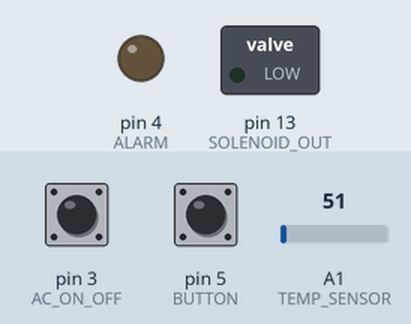
A sketch run on a simulated Arduino Uno, built with avr-gcc and run on an emulated ATmega328P. Shown: switched loads named in the sketch (green lamp = pin HIGH), output pins drawn as LEDs (lit = HIGH). The test bench sets the inputs (shaded band); at power-on: pin 5 (BUTTON) HIGH, pin 3 (AC_ON_OFF) HIGH, A1 (TEMP_SENSOR) = 51.

Above: at 1.2 s.
1.3 s: pin 5 (BUTTON) pulled LOW for 1 s
At 1.54 s:
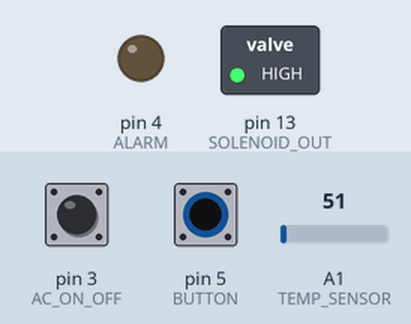
4.3 s: pin 5 (BUTTON) pulled LOW for 3.2 s
At 7.9 s:
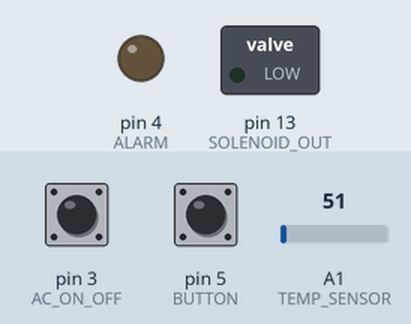
9.0 s: pin 3 (AC_ON_OFF) pulled LOW for 3.2 s
At 29.6 s:
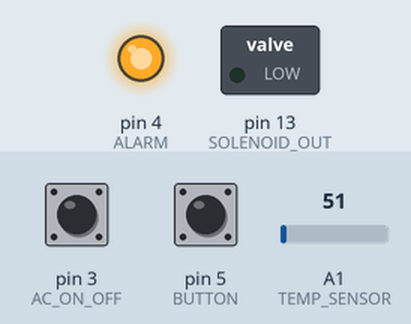
Timing chart, 0 to 30.5 s (numbered marks = the images above; inputs shaded):
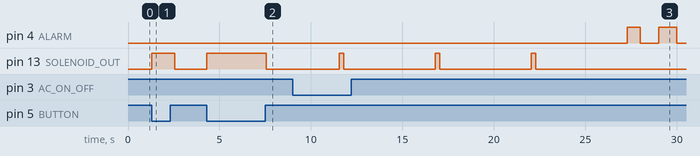

The sketch:

johnAcControlProgram.ino
```cpp
/*
 * Sketch to regulate John Baker's attic AC unit
 * REAL ONE
 * Version 1.0.0
 */

 // CONFIGURATION VARIABLES
 #define MILLIS_NEXT_COOL_CHECK 2000 // Amount of time to wait to determine if cool input has changed
 #define MILLIS_NEXT_TEMP_READ 5000 // Amount of time to wait after solenoid has been activated before next temp check
 #define MILLIS_RUN_UNIT 250  // Amount of time to activate the solenoid
 #define PULSE_ALARM_EVERY_SECOND 2 // Seconds in pulse of alarm
 #define TEMP_MARGIN_IGNORE 50  // + or - temp difference to ignore for error correction
 #define MAX_NUM_TRIES 3  // Number of tries before failure

 // PIN SETTINGS ON BOARD
 #define TEMP_SENSOR 15 // Analog 1.  Normal pin is 1(A)
 #define SOLENOID_OUT 13  // Normal pin is 1 digital
 #define ALARM 4  // HIGH = alarm sound
 #define AC_ON_OFF 3  // With pullup.  LOW = AC on, HIGH = AC off
 #define BUTTON 5  // With pullup.  Normal pin is 0.


bool isAcOn = false;
int tries = 0;
bool isCallCool = false;
long nextTestTime = 0;
long nextTempStep = 0;
long nextTempReading = 0;
long manualOverrideStopTime = 0;

bool coolInputIsLow = true;
bool inTempCorrectionLoop = false;
bool isAlarmOn = false;

int tempOne = 0;
int tempTwo = 0;

void setup() {
  // put your setup code here, to run once:
  pinMode(BUTTON, INPUT_PULLUP);
  pinMode(AC_ON_OFF, INPUT_PULLUP);  // Low = AC on, High = AC off

  pinMode(SOLENOID_OUT, OUTPUT);
  pinMode(ALARM, OUTPUT);      // High = Alarm sounds

  digitalWrite(ALARM, LOW);

  // Set up serial port for output at 9600 bps - serial commands commented out because normal trinket does not support
  //Serial.begin(9600);
}

void ResetParameters() {
  nextTestTime = 0;
  inTempCorrectionLoop = false;
  tempOne = 0;
  tempTwo = 0;
  tries = 0;
  nextTempStep = 0;
  nextTempReading = 0;
  isAlarmOn = false;
}

void TemperatureCorrectionLoop(long currentMillis) {
  // We need to start the next cycle
  if (nextTempStep == 0) {
    //Serial.println(String(currentMillis) + " - Starting next cyle (2)");
    nextTempStep = currentMillis + MILLIS_RUN_UNIT;
    nextTempReading = nextTempStep + MILLIS_NEXT_TEMP_READ;

    digitalWrite(SOLENOID_OUT, HIGH);
  } else {
    // Have we completed the wait to collect the second temperature
    if (currentMillis >= nextTempReading) {
      // Done with the cycle, so see what happened
      ++tries;
      //Serial.println(String(currentMillis) + " - Tries = " + String(tries));

      tempTwo = analogRead(TEMP_SENSOR);
      //Serial.println(String(currentMillis) + " - Ready to read temp. IsCallCool: " + String(isCallCool) + " Temp1: " + String(tempOne) + " Temp2: " + String(tempTwo));

      // Evaluate for success
      if ((isCallCool == true && ((tempTwo + TEMP_MARGIN_IGNORE) < tempOne)) || (isCallCool == false && ((tempTwo - TEMP_MARGIN_IGNORE) > tempOne))) {
        //Serial.println(String(currentMillis) + " - Exit 3 - Temperature adjustment successful");
        isAcOn = isCallCool;
        ResetParameters();
        return;
      }

      if (tries >= MAX_NUM_TRIES) {
        isAlarmOn = true;
      }

      // Otherwise, we have to try again
      nextTempStep = 0;
      nextTempReading = 0;

    } else {
      if (currentMillis <= nextTempStep) {
        // Solenoid should be on
        digitalWrite(SOLENOID_OUT, HIGH);
      } else {
        // Turn off the solenoid now
        digitalWrite(SOLENOID_OUT, LOW);
      }
    }
  }
}

void loop() {
  // Get current clock
  unsigned long currentMillis = millis();

  // Is manual interrupt pushed
  if (digitalRead(BUTTON) == LOW && manualOverrideStopTime == 0) {
    //Serial.println(String(currentMillis) + " - Manual override button pressed");
    manualOverrideStopTime = currentMillis + MILLIS_RUN_UNIT;
  }
  if (manualOverrideStopTime != 0) {
    // We have completed the pulse, so reset
    if (currentMillis >= manualOverrideStopTime) {
      manualOverrideStopTime = 0;
      digitalWrite(SOLENOID_OUT, LOW);
      //Serial.println(String(currentMillis) + " - Manual override cycle done");
      return;
    }

    // Otherwise Pulse solenoid
    digitalWrite(SOLENOID_OUT, HIGH);
    return;
  }

  // Is the alarm sounding
  if (isAlarmOn == true) {
    //Serial.println(String(currentMillis) + " - Alarm sounding");
    // Pulse alarm
      if (((currentMillis / 1000) % PULSE_ALARM_EVERY_SECOND) == 1) {
        digitalWrite(ALARM, HIGH);
      } else {
        digitalWrite(ALARM, LOW);
      }
    return;
  }

  // Are we in the temp correction loop
  if (inTempCorrectionLoop) {
    TemperatureCorrectionLoop(currentMillis);

  } else {
    // We need to start the next test cycle
    if (nextTestTime == 0) {
      nextTestTime = currentMillis + MILLIS_NEXT_COOL_CHECK;
      coolInputIsLow = (digitalRead(AC_ON_OFF) == LOW);
      //Serial.println(String(currentMillis) + " - Starting next test cyle (1). coolInputIsLow: " + String(coolInputIsLow) + " isAcOn: " + String(isAcOn));
    }
    // Otherwise we are in an evaluation loop
    else {
      // If our wait time has elapsed, now evaluate, otherwise wait longer
      if (currentMillis >= nextTestTime) {
        bool currentCoolInputIsLow = (digitalRead(AC_ON_OFF) == LOW);

        // Test for exit condition which is if the current reading does not match the first
        if (coolInputIsLow != currentCoolInputIsLow) {
          //Serial.println(String(currentMillis) + " - Exit 1 - coolInputIsLow != currentCoolInputIsLow");
          ResetParameters();
          return;
        }

        // Test for exit condition which is if the call matches current AC state
        if (coolInputIsLow == isAcOn) {
          //Serial.println(String(currentMillis) + " - Exit 2 - coolInputIsLow == isAcOn");
          ResetParameters();
          return;
        }

        // Work with actual temperature changes
        isCallCool = coolInputIsLow;
        tempOne = analogRead(TEMP_SENSOR);
        inTempCorrectionLoop = true;
        nextTempStep = 0;
        nextTempReading = 0;
        //Serial.println(String(currentMillis) + " - Setting to enter Temperature Correction Loop");
      }
    }
  }
}
```

Measured:
- after the input at 1.3 s, pin 13 (SOLENOID_OUT): LOW → HIGH at once, → LOW 1.2 s later
- after the input at 4.3 s, pin 13 (SOLENOID_OUT): LOW → HIGH at once, → LOW 3.3 s later
- after the input at 9.0 s, pin 4 (ALARM): LOW → HIGH after 18.3 s, → LOW 0.70 s later, → HIGH 1.0 s later, → LOW 1.0 s later; pin 13 (SOLENOID_OUT): alternates HIGH for 0.25 s and LOW for 5.0 s, 6 changes in all, then stays LOW, starting after 2.6 s
